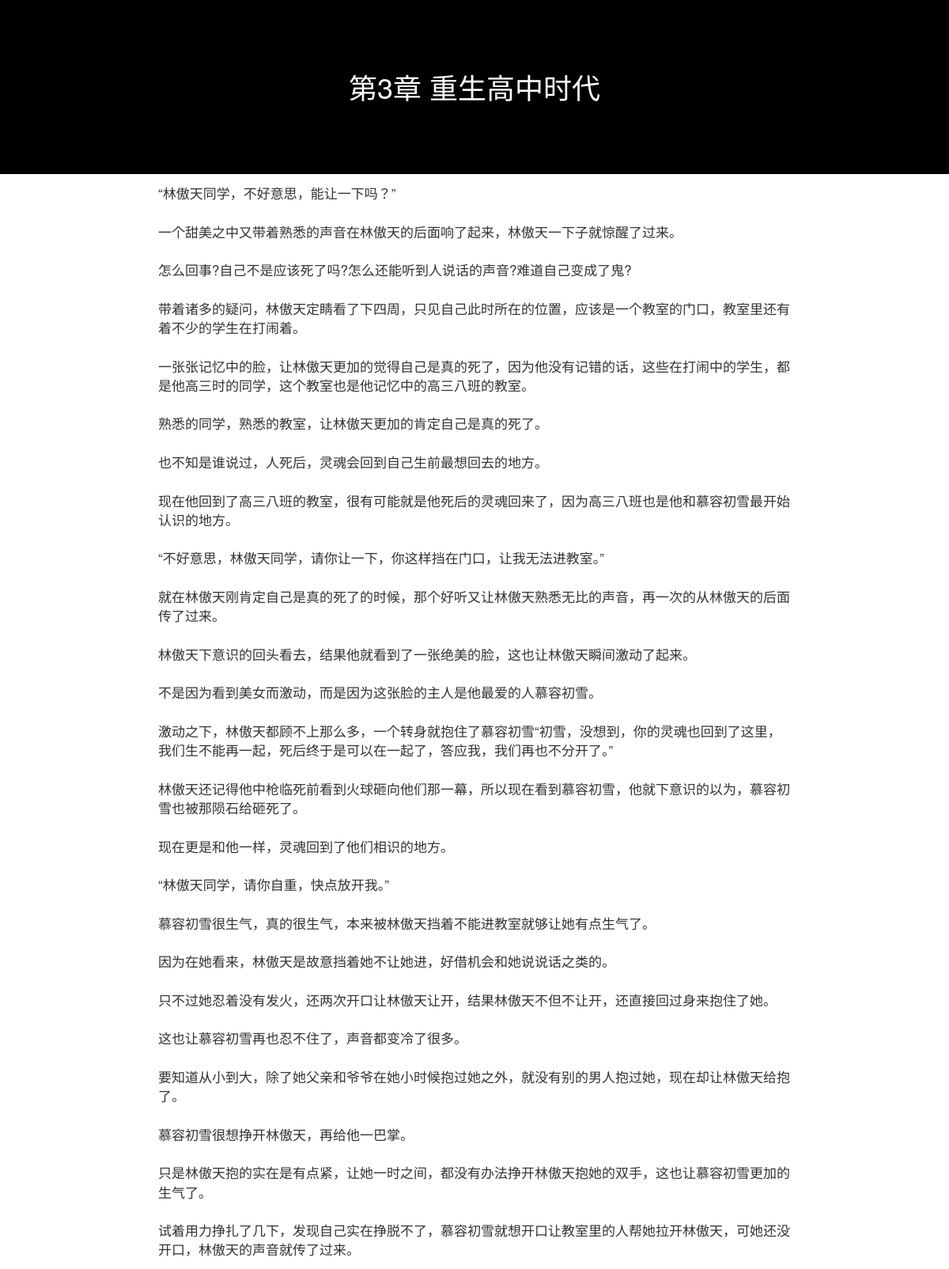
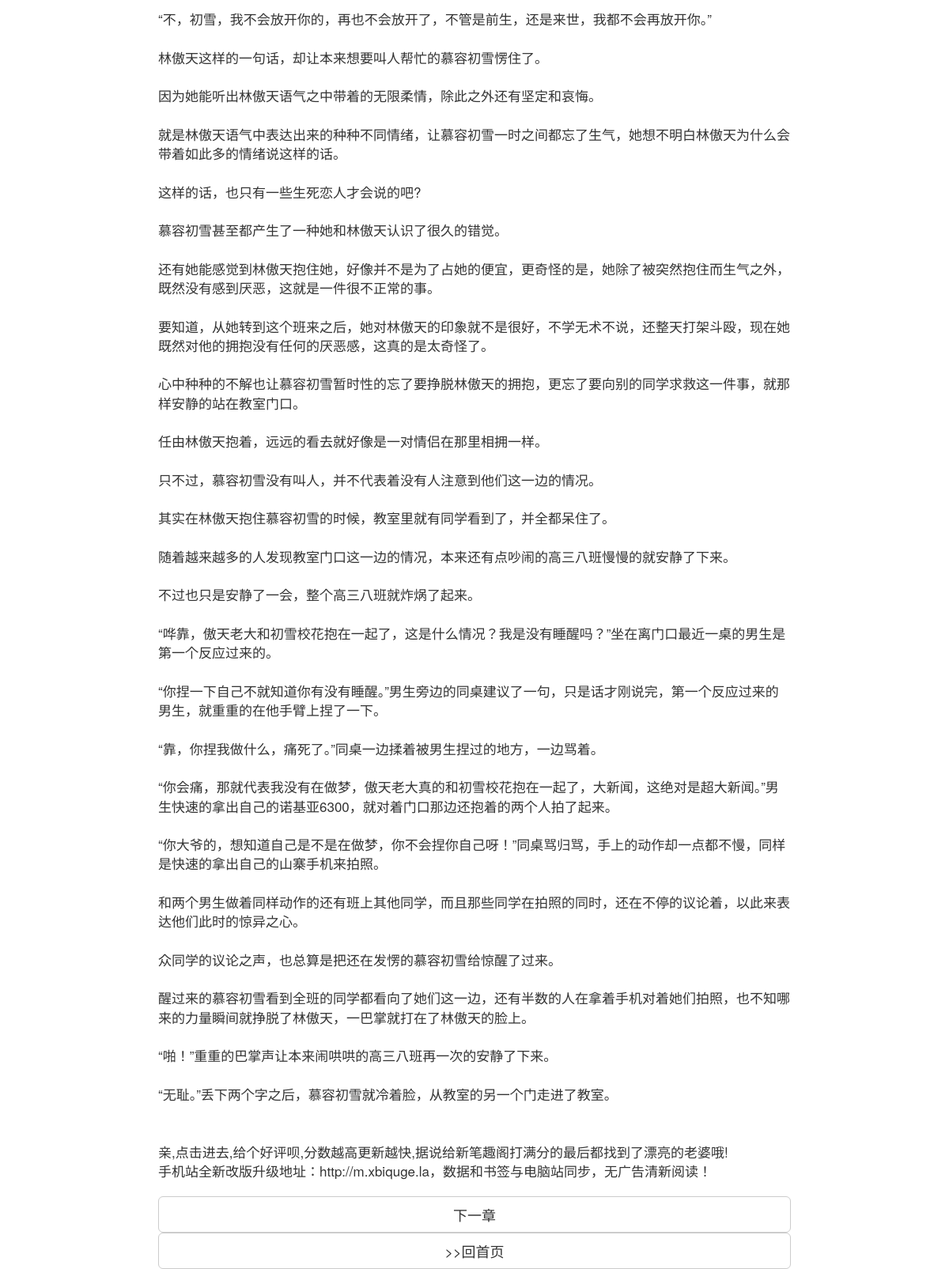
Page /show/?id=3 on the committed database (2 pictures, top to bottom).
### tables this page shows
CREATE TABLE "atxy" (
"id"  INTEGER PRIMARY KEY AUTOINCREMENT,
"title"  TEXT,
"content"  TEXT
);

### app.py (the view)
@app.route('/show/')
def show():
    conn = sqlite3.connect(r"C:\Users\Administrator\PycharmProjects\小说阅读\cszatxy.db")
    cursor = conn.cursor()
    sql = 'select id,title,content from atxy where id=%s' % request.args.get('id')
    rows = cursor.execute(sql)
    all_chapter = {}  # 单章节内容{}
    for row in rows:
        all_chapter['id'] = row[0]
        all_chapter['title'] = row[1]
        all_chapter['content'] = row[2]
    return render_template('show.html', all_chapter=all_chapter)

### templates/show.html (shortened to what this page needs)
<!DOCTYPE html>
<html lang="en">
<head>
    <link rel="stylesheet" href="https://cdn.jsdelivr.net/npm/bootstrap@3.3.7/dist/css/bootstrap.min.css">
</head>
<body>
<div class="header">
    <h1>{{ all_chapter['title'] }}</h1>
</div>
<div class="content">
    <p class="lead">{{ all_chapter['content'] }}</p>
    <div>
        {% if all_chapter['id'] < 77 %}
            <a href="http://127.0.0.1:5000/show/?id={{ all_chapter['id'] + 1 }}" class="btn btn-default btn-lg btn-block pull-right">下一章</a>
        {% endif %}
    </div>
    <a href="/" class="btn btn-default btn-lg btn-block pull-right" >>>回首页</a>
</div>
</body>
</html>

### rows in the picture
atxy: title "第3章 重生高中时代", content "“林傲天同学，不好意思，能让一下吗？” 一个甜美之中又带着熟悉的声音在林傲天的后面响了起来，林傲天一下子就惊醒了过来。 怎么回事?自己不是应该死了吗?怎么还能听到人说话的声音?难道自己变成了鬼? 带着诸多的疑问，林傲天定睛看了下四周，只见自己此时所在的位置，应该是一个教室的门口，教室里还有着不少的学生在打闹着。 一张张记忆中的脸，让林傲天更加的觉得自己是真的死了，因为他没有记错的话，这些在打闹中的学生，都是他高三时的同学，这个教室也是他记忆中的高三八班的教室。 熟悉的同学，熟悉的教室，让林傲天更加的肯定自己是真的死了。 也不知是谁说过，人死后，灵魂会回到自己生前最想回去的地方。 现在他回到了高三八班的教室，很有可能就是他死后的灵魂回来了，因为高三八班也是他和慕容初雪最开始认识的地方。 “不好意思，林傲天同学，请你让一下，你这样挡在门口，让我无法进教室。” 就在林傲天刚肯定自己是真的死了的时候，那个好听又让林傲天熟悉无比的声音，再一次的从林傲天的后面传了过来。 林傲天下意识的回头看去，结果他就看到了一张绝美的脸，这也让林傲天瞬间激动了起来。 不是因为看到美女而激动，而是因为这张脸的主人是他最爱的人慕容初雪。 激动之下，林傲天都顾不上那么多，一个转身就抱住了慕容初雪“初雪，没想到，你的灵魂也回到了这里，我们生不能再一起，死后终于是可以在一起了，答应我，我们再也不分开了。” 林傲天还记得他中枪临死前看到火球砸向他们那一幕，所以现在看到慕容初雪，他就下意识的以为，慕容初雪也被那陨石给砸死了。 现在更是和他一样，灵魂回到了他们相识的地方。 “林傲天同学，请你自重，快点放开我。”…"
